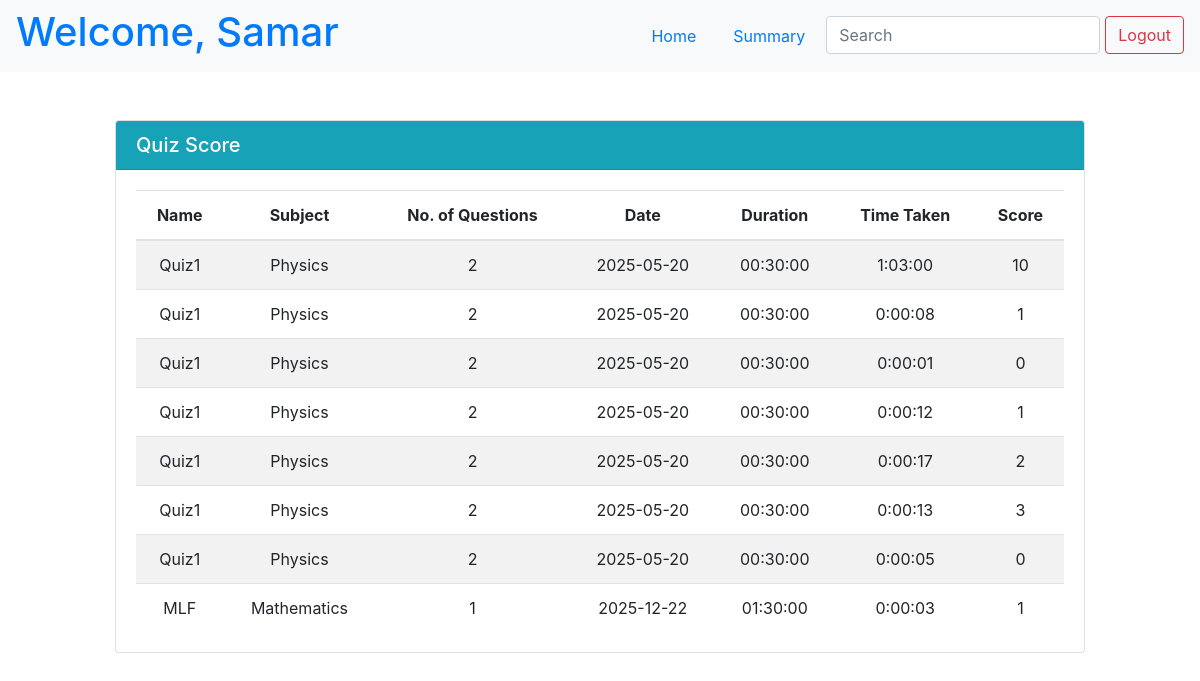
/samar/score (signed in), run on an earlier commit of the app's database.
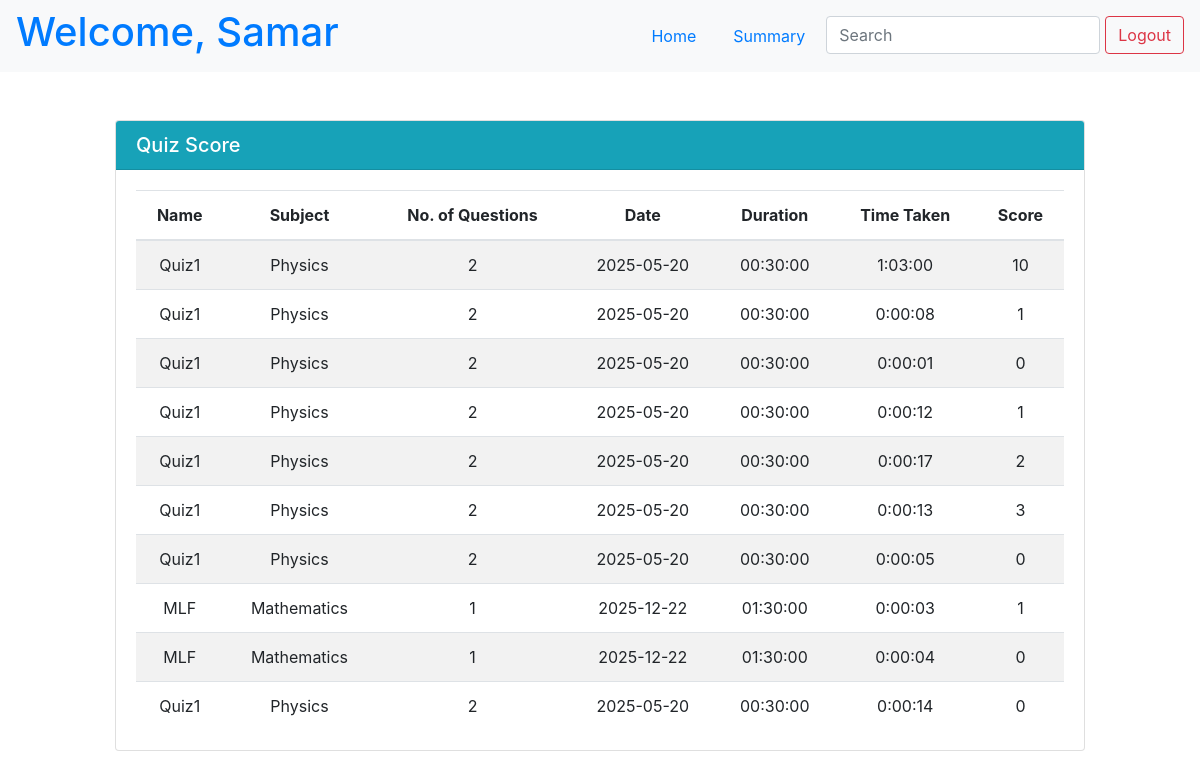
And on a later commit of the database.
### app.py (models this page shows)
class User(db.Model):
    id = db.Column(db.Integer, primary_key=True)
    name = db.Column(db.String(255), nullable=False)
    username = db.Column(db.String(255), nullable=False, unique=True)
    password = db.Column(db.String(255), nullable=False)
    dob = db.Column(db.Date)
    blocked = db.Column(db.Boolean, default=0)
    score = db.relationship("Score", backref="user")

class Score(db.Model):
    id = db.Column(db.Integer, primary_key=True)
    quiz_id = db.Column(db.Integer, db.ForeignKey("quiz.id"), nullable=False)
    user_id = db.Column(db.Integer, db.ForeignKey("user.id"), nullable=False)
    start_time = db.Column(db.DateTime)
    end_time = db.Column(db.DateTime)
    user_score = db.Column(db.Integer, nullable=False)

class Quiz(db.Model):
    id = db.Column(db.Integer, primary_key=True)
    subject_id = db.Column(db.Integer, db.ForeignKey("subject.id"), nullable=False)
    name = db.Column(db.String(), nullable=False)
    quiz_date = db.Column(db.Date, nullable=False)
    time_duration = db.Column(db.Time, nullable=False)
    question = db.relationship('Quizwisequestion', backref="quiz")
    score = db.relationship('Score', backref="quiz")

class Subject(db.Model):
    id = db.Column(db.Integer, primary_key=True)
    name = db.Column(db.String(255), nullable=False)
    description = db.Column(db.String())
    chapter = db.relationship('Chapter', backref='subject')
    quiz = db.relationship('Quiz', backref="subject")

### app.py (the view)
@app.route("/<username>/score")
def user_score(username):
    user = User.query.filter_by(username=username).first()
    if not user or (not 'username' in session or username != session["username"]):
        flash("Invalid credentials!", "error")
        return redirect(url_for("index"))
    data = []
    tmp_data = db.session.query(
        Quiz.id.label("quiz_id"),
        Quiz.name.label("quiz_name"),
        Subject.name.label("subject_name"),
        Quiz.quiz_date,
        Quiz.time_duration,
        Score.start_time,
        Score.end_time,
        Score.user_score
    ).join(Subject).filter(Quiz.subject_id == Subject.id
    ).join(Score).filter(Score.quiz_id == Quiz.id).filter(Score.user_id==user.id).all()
    for row in tmp_data:
        data.append({
            "quiz_id":row.quiz_id,
            "quiz_name":row.quiz_name,
            "subject_name":row.subject_name,
            "no_of_questions": Quizwisequestion.query.filter_by(quiz_id=row.quiz_id).count(),
            "quiz_date":row.quiz_date,
            "time_duration":row.time_duration,
            "attempt_time":row.end_time-row.start_time,
            "user_score":row.user_score
        })
    return render_template("user_score.html", user=user, data=data)

### app.py (called while the page is built)
@app.after_request
def add_header(response):
    response.headers['Cache-Control'] = 'no-store, no-cache, must-revalidate, post-check=0, pre-check=0, max-age=0'
    response.headers['Pragma'] = 'no-cache'
    response.headers['Expires'] = '-1'
    return response

### templates/user_score.html (shortened to what this page needs)
{% extends 'base.html' %}
{% block content %}
<div class="page-wrapper">
    <nav class="navbar navbar-expand-lg navbar-light bg-light">
        <a href="{{ url_for('user', username=user.username) }}" style="text-decoration: none;">
            <h1>Welcome, {{user.name}}</h1>
        </a>
        <ul class="nav ml-auto">
            <li class="nav-item">
                <a class="nav-link" href="/{{user.username}}">Home</a>
            </li>
            <li class="nav-item">
                <a class="nav-link" href="/{{user.username}}/summary">Summary</a>
            </li>
            <li class="nav-item">
                <input class="form-control" type="search" placeholder="Search" aria-label="Search" name="q"
                    hx-get="/{{user.username}}/score/search" hx-trigger="keyup changed delay:500ms" hx-target="#search-results">
            </li>
            <li>
                <form action="/logout" class="d-inline">
                    <button type="submit" class="btn btn-outline-danger">Logout</button>
                </form>
            </li>
        </ul>
    </nav>
    <div id="search-results">
        {% if not search %}
        {% include 'quiz_score.html' %}
        {% endif %}
    </div>
</div>
{% endblock %}

### templates/base.html (shortened to what this page needs)
<!DOCTYPE html>
<html lang="en">
<head>
    <link rel="stylesheet" href="https://stackpath.bootstrapcdn.com/bootstrap/4.5.2/css/bootstrap.min.css">
</head>
<body>
    {% block content %}{% endblock %}
</body>
</html>

### templates/quiz_score.html
<div class="d-flex justify-content-center mt-5">
    <div class="col-md-10">
        <div class="card">
            <div class="card-header bg-info text-white d-flex align-items-center justify-content-between">
                <h5 class="card-title m-0">Quiz Score</h5>
            </div>
            <div class="card-body">
                <table class="table table-striped mb-0 text-center">
                    <thead>
                        <tr>
                            <th class="text-center">Name</th>
                            <th class="text-center">Subject</th>
                            <th class="text-center">No. of Questions</th>
                            <th class="text-center">Date</th>
                            <th class="text-center">Duration</th>
                            <th class="text-center">Time Taken</th>
                            <th class="text-center">Score</th>
                        </tr>
                    </thead>
                    <tbody>
                        {% for row in data %}
                        <tr>
                            <td class="text-center">{{ row.quiz_name }}</td>
                            <td class="text-center">{{ row.subject_name }}</td>
                            <td class="text-center">{{ row.no_of_questions }}</td>
                            <td class="text-center">{{ row.quiz_date }}</td>
                            <td class="text-center">{{ row.time_duration }}</td>
                            <td class="text-center">{{ row.attempt_time }}</td>
                            <td class="text-center">{{ row.user_score }}</td>
                        </tr>
                        {% endfor %}
                    </tbody>
                </table>
            </div>
        </div>
    </div>
</div>

### templates/user_score.html (style rules this page uses)
.nav-item { margin-right: 5px; }

What changed in the data, as far as the page shows it:
added Score: quiz_name "MLF", subject_name "Mathematics", no_of_questions "1", quiz_date "2025-12-22", time_duration "01:30:00", attempt_time "0:00:04", user_score "0"
added Score: quiz_name "Quiz1", subject_name "Physics", no_of_questions "2", quiz_date "2025-05-20", time_duration "00:30:00", attempt_time "0:00:14", user_score "0"
